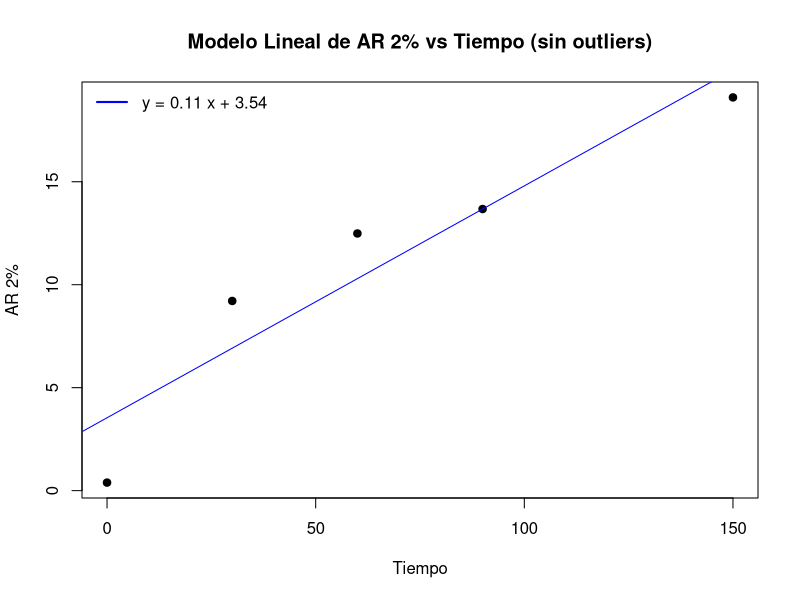
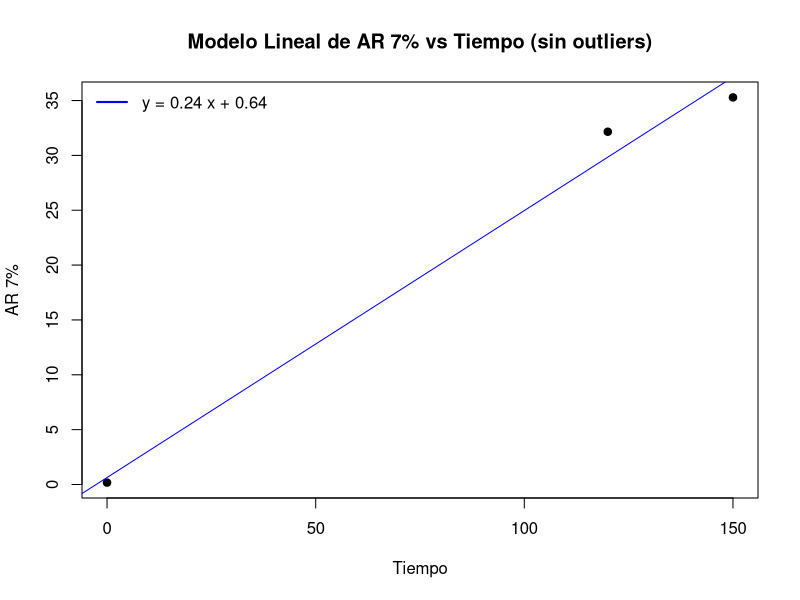
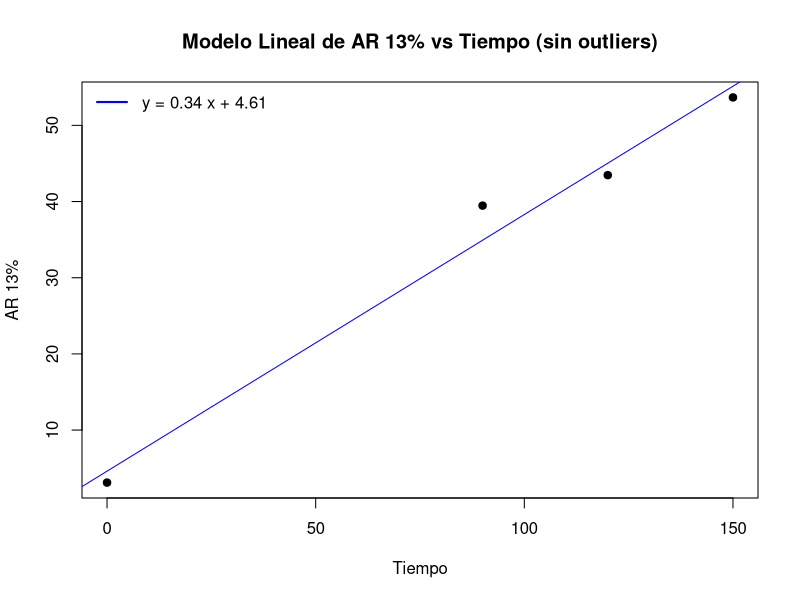

Generate these figures, in order, with R:

# Cosas de masaru

library(readxl)

data <- read_excel("Libro1.xlsx")

# Función para filtrar los datos
filtrar_datos <- function(data, variable) {
  # Verificar que la variable está en el dataframe
  if (!variable %in% colnames(data)) {
    stop(paste("La variable", variable, "no se encuentra en el dataframe."))
  }
  
  # Seleccionar solo la columna "Tiempo" y la variable especificada
  datos_filtrados <- data[, c("Tiempo", variable)]  # Asegúrate de que "Tiempo" también esté presente
  
  # Eliminar filas con NA
  datos_filtrados <- na.omit(datos_filtrados)  # Eliminar filas con NA
  
  # Eliminar valores que son mayores que el siguiente
  i <- 1
  while (i < nrow(datos_filtrados)) {
    if (datos_filtrados[[variable]][i] > datos_filtrados[[variable]][i + 1]) {
      datos_filtrados <- datos_filtrados[-i, ]  # Eliminar el valor actual
    } else {
      i <- i + 1
    }
  }
  
  # Inicializar el índice
  i <- 1
  
  # Iterar sobre los valores
  while (i < nrow(datos_filtrados)) {
    # Compara el valor actual con el siguiente
    if (i < nrow(datos_filtrados) - 1 && 
        (datos_filtrados[[variable]][i + 1] - datos_filtrados[[variable]][i]) > 30) {
      # Si hay un salto mayor a 30, eliminar el siguiente valor
      datos_filtrados <- datos_filtrados[-(i + 1), ]
      i <- i + 1
      # No incrementar i, ya que hemos eliminado un elemento
    } else {
      i <- i + 1  # Solo incrementar si no se elimina
    }
  }
  
  return(datos_filtrados)  # Devolver el dataframe filtrado
}

# Cargar los datos (asegúrate de que los datos están en un dataframe llamado 'data')
# data <- read.csv("tu_archivo.csv")
data <- read_excel("Libro1.xlsx")


# Filtrar los datos para "AR 2%", "AR 7%", o "AR 13%"
datos_filtrados_ar2 <- filtrar_datos(data, "AR 2%")
datos_filtrados_ar7 <- filtrar_datos(data, "AR 7%")
datos_filtrados_ar13 <- filtrar_datos(data, "AR 13%")

## AR 2%

# Graficar los datos sin outliers
plot(datos_filtrados_ar2$Tiempo, datos_filtrados_ar2$`AR 2%`, 
     main = "Modelo Lineal de AR 2% vs Tiempo (sin outliers)", 
     xlab = "Tiempo", 
     ylab = "AR 2%", 
     pch = 19)

# Ajustar el modelo lineal
modelo_sin_outliers <- lm(`AR 2%` ~ Tiempo, data = datos_filtrados_ar2)

# Agregar la línea de tendencia
abline(modelo_sin_outliers, col = "blue")

# Agregar la ecuación de la recta al gráfico
eq_sin_outliers <- paste("y =", round(coef(modelo_sin_outliers)[2], 2), "x +", round(coef(modelo_sin_outliers)[1], 2))
legend("topleft", legend = eq_sin_outliers, bty = "n", col = "blue", lwd = 2)

## AR 7%

# Graficar los datos sin outliers
plot(datos_filtrados_ar7$Tiempo, datos_filtrados_ar7$`AR 7%`, 
     main = "Modelo Lineal de AR 7% vs Tiempo (sin outliers)", 
     xlab = "Tiempo", 
     ylab = "AR 7%", 
     pch = 19)

# Ajustar el modelo lineal
modelo_filtrado <- lm(`AR 7%` ~ Tiempo, data = datos_filtrados_ar7)

# Agregar la línea de tendencia
abline(modelo_filtrado, col = "blue")

# Agregar la ecuación de la recta al gráfico
eq_filtrado <- paste("y =", round(coef(modelo_filtrado)[2], 2), "x +", round(coef(modelo_filtrado)[1], 2))
legend("topleft", legend = eq_filtrado, bty = "n", col = "blue", lwd = 2)


## AR 13%


# Cargar los datos (asegúrate de que los datos están en un dataframe llamado 'data')
# data <- read.csv("tu_archivo.csv")


# Ajustar el modelo lineal a los datos filtrados
modelo_filtrado <- lm(`AR 13%` ~ Tiempo, data = datos_filtrados_ar13)

# Graficar los datos filtrados
plot(datos_filtrados_ar13$Tiempo, datos_filtrados_ar13$`AR 13%`, 
     main = "Modelo Lineal de AR 13% vs Tiempo (sin outliers)", 
     xlab = "Tiempo", 
     ylab = "AR 13%", 
     pch = 19)

# Agregar la línea de tendencia
abline(modelo_filtrado, col = "blue")

# Crear la ecuación de la recta
eq_filtrado <- paste("y =", round(coef(modelo_filtrado)[2], 2), "x +", round(coef(modelo_filtrado)[1], 2))

# Agregar la ecuación al gráfico
legend("topleft", legend = eq_filtrado, bty = "n", col = "blue", lwd = 2)
